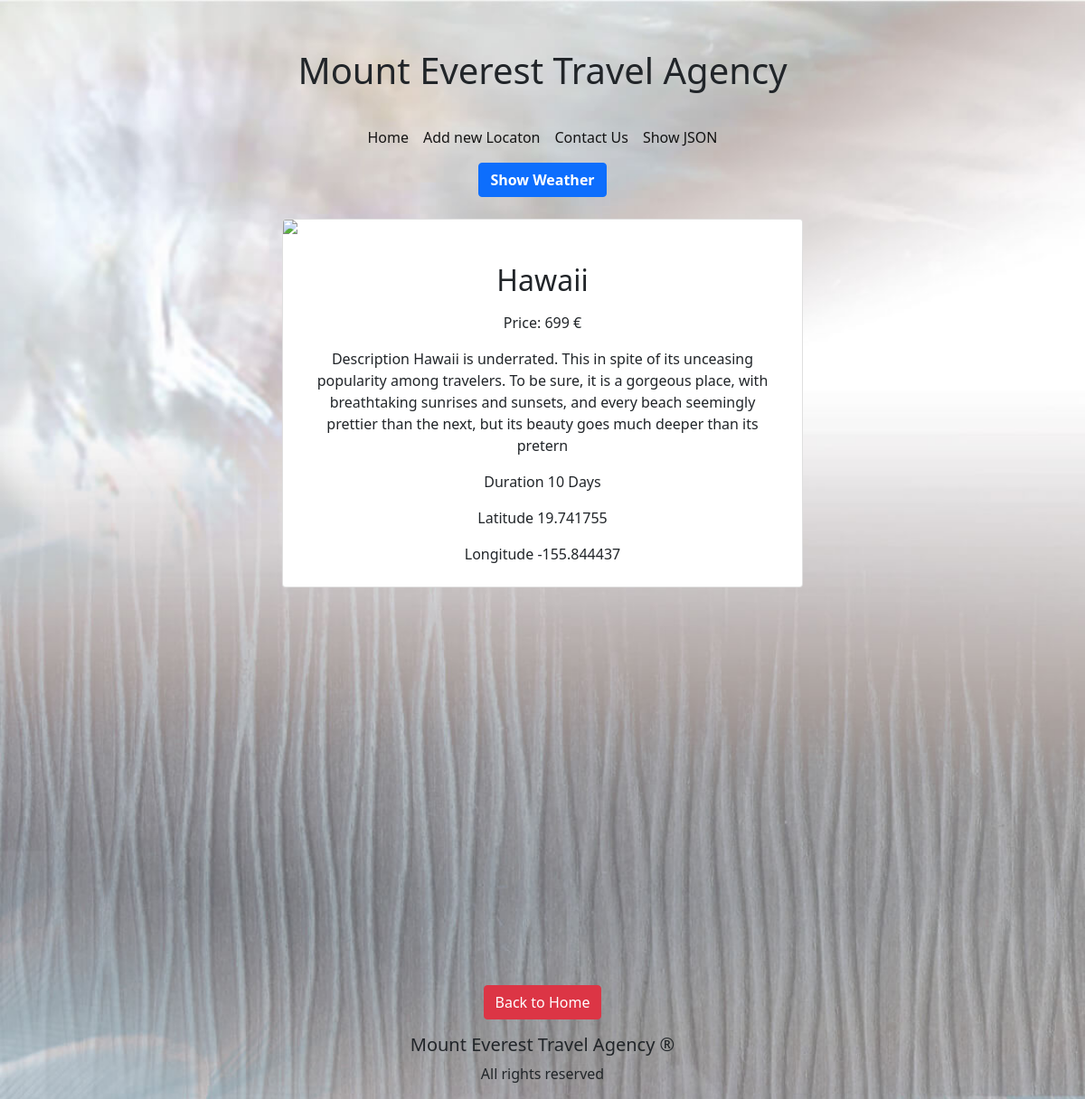
The page /moredetails.php?id=2 on the database its author committed.
### tables this page shows
CREATE TABLE `locations` (
  `id` int(11) NOT NULL,
  `image` varchar(255) DEFAULT NULL,
  `name` varchar(255) NOT NULL,
  `price` varchar(255) NOT NULL,
  `description` varchar(255) NOT NULL,
  `duration` varchar(255) NOT NULL,
  `longitude` varchar(255) NOT NULL,
  `latitude` varchar(255) NOT NULL
);

### moredetails.php (the view, shortened to what this page needs)
<?php
require_once 'actions/db_connect.php';
if ($_GET['id']) {
    $id = $_GET['id'];
    $sql = "SELECT * FROM locations WHERE id = {$id}";
    $result = mysqli_query($connect, $sql);
    if (mysqli_num_rows($result) == 1) {
        $data = mysqli_fetch_assoc($result);
        $image = $data['image'];
        $name = $data['name'];
        $price = $data['price'];
        $description = $data['description'];
        $duration = $data['duration'];
        $longitude = $data["longitude"];
        $latitude = $data["latitude"];
    } else {
        header("location: error.php");
    }
} else {
    header("location: error.php");
}
?>
<!DOCTYPE html>
<html>
    <head>
        <link rel="stylesheet" href="style/index.css">
        <?php require_once 'components/boot.php'?>
    </head>
    <body>
        <header>
            <?php include_once 'components/navigation.php';   ?>
        </header>
        <div class="container text-center w-50">
        <div class="btn btn-primary fw-bold" id="show">Show Weather</div>
           <div class="card h-100 my-4" >
           <img src="<?php echo $image ?>" class="card-img-top " >
                <div class="card-body mt-3">
                    <h5 class="card-title text-center fs-2"><?php echo $name ?></h5>
                <ul class="list-group">
                    <li class="list-group-item"><p class="card-text">Price: <?php echo $price ?> €</p></li>
                    <li class="list-group-item"> <p class="card-text">Description <?php echo $description ?></p>  </li>
                    <li class="list-group-item"><p class="card-text">Duration <?php echo $duration ?></p></li>
                    <li class="list-group-item"><p class="card-text">Latitude <?php echo $latitude?></p></li>
                    <li class="list-group-item"><p class="card-text">Longitude <?php echo $longitude ?></p></li>
                </ul>
                </div>
                </div>
            <div id="map" style="height: 400px;"></div>
                    <div class="d-flex justify-content-center my-3">
                        <a href="index.php" class='btn btn-danger'>Back to Home</a>
                    </div>
       </div>
       <footer>
        <?php include_once 'components/footer.php';?>
    </footer>
    </body>
</html>

### style/index.css (style rules this page uses)
* { box-sizing: border-box; }
body { background-image: url("../image/body.png"); background-repeat: no-repeat; background-size: cover; background-attachment: fixed; }

### moredetails.php (style rules this page uses)
.list-group-item { border: none; background: transparent; }

### rows shown on the page
locations: name "Hawaii", price "699", description "Hawaii is underrated. This in spite of its unceasing popularity among travelers. To be sure, it is a gorgeous place, with breathtaking sunrises and sunsets, and every beach seemingly prettier than the next, but its beauty goes much deeper than its pretern", duration "10 Days", latitude "19.741755", longitude "-155.844437"
